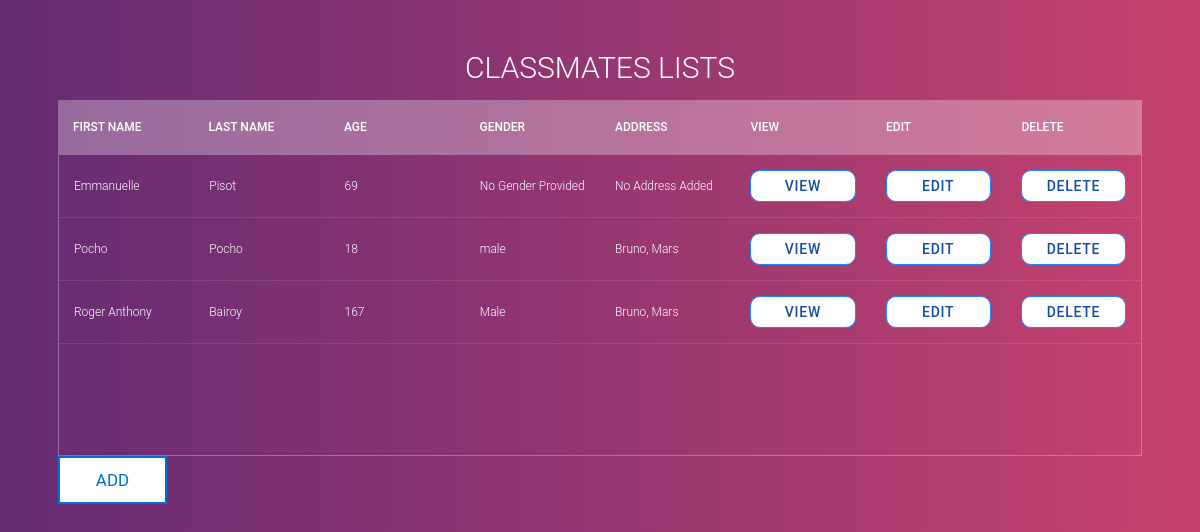
The page /classmate/ on the database its author committed.
### classmates/models.py (models this page shows, shortened)
class Classmate(models.Model):
    firstname = models.CharField(max_length=200)
    lastname = models.CharField(max_length=200)
    age = models.IntegerField()
    address = models.CharField(max_length=200, default='No Address Added')
    gender = models.CharField(max_length=200, default='No Gender Provided')

### classmates/views.py (the view)
# urls.py: path('', views.ClassmateList.as_view(), name='classmate_list'),
class ClassmateList(ListView):
    model = Classmate

### classmates/templates/classmates/classmate_list.html (shortened to what this page needs)
<section>
  <h1>Classmates Lists</h1>
  <div class="tbl-header">
    <table cellpadding="0" cellspacing="0" border="0">
      <thead>
        <tr>
          <th>First Name</th>
          <th>Last Name</th>
          <th>Age</th>
	  <th>Gender</th>
          <th>Address</th>
          <th>View</th>
          <th>Edit</th>
          <th>Delete</th>
        </tr>
      </thead>
    </table>
  </div>
  <div class="tbl-content">
    <table cellpadding="0" cellspacing="0" border="0">
      <tbody>
        {% for classmate in object_list %}
        <tr>
<td>{{ classmate.firstname }}</td>
    <td>{{ classmate.lastname }}</td>
    <td>{{ classmate.age }}</td>
    <td>{{ classmate.gender }}</td>
    <td>{{ classmate.address }}</td>
    <td><a class="btn-shine" href="{% url "classmate_view" classmate.id %}"><span>View</span></a></td>
    <td><a class="btn-shine" href="{% url "classmate_edit" classmate.id %}"><span>Edit</span></a></td>
    <td><a class="btn-shine" href="{% url "classmate_delete" classmate.id %}"><span>Delete</span></a></td>
  {% endfor %}
        </tr>
      </tbody>
    </table>
  </div>
<a class="add" href="{% url "classmate_new" %}"><span>Add</span></a>
</section>

### classmates/templates/classmates/classmate_list.html (style rules this page uses)
h1 { font-size: 30px; color: #fff; text-transform: uppercase; font-weight: 300; text-align: center; margin-bottom: 15px; }
table { width:100%; table-layout: fixed; }
.tbl-header { background-color: rgba(255,255,255,0.3); }
.tbl-content { height:300px; overflow-x:auto; margin-top: 0px; border: 1px solid rgba(255,255,255,0.3); }
th { padding: 20px 15px; text-align: left; font-weight: 500; font-size: 12px; color: #fff; text-transform: uppercase; }
td { padding: 15px; text-align: left; vertical-align:middle; font-weight: 300; font-size: 12px; color: #fff; border-bottom: solid 1px rgba(255,255,255,0.1); }
section { margin: 50px; }
.btn-shine { position: relative; margin: 0; padding: 7px 15px; outline: none; text-decoration: none; display: flex; justify-content: center; align-items: center; cursor: pointer; text-transform: uppercase; background-color: #fff; border: 1px solid rgba(22, 76, 167, 0.6); border-radius: 10px; color: #1d89ff; font-weight: 400; font-family: inherit; z-index: 0; overflow: hidden; transition: all 0.3s cubic-bezier(0.02, 0.01, 0.47, 1); }
.btn-shine span { color: #164ca7; font-size: 14px; font-weight: 500; letter-spacing: 0.7px; }
.btn-shine { border: 1px solid; overflow: hidden; position: relative; }
.btn-shine span { z-index: 20; }
.btn-shine:after { background: #38ef7d; content: ""; height: 155px; left: -75px; opacity: 0.4; position: absolute; top: -50px; transform: rotate(35deg); transition: all 550ms cubic-bezier(0.19, 1, 0.22, 1); width: 50px; z-index: -10; }
.add { height: 30px; width: 75px; background: white; -webkit-animation: jello-horizontal 0.9s both; animation: jello-horizontal 0.9s both; border: 2px solid #016DD9; outline: none; color: #016DD9; font-size: 17px; position: relative; margin: 0; padding: 7px 15px; outline: none; text-decoration: none; display: flex; justify-content: center; align-items: center; cursor: pointer; text-transform: uppercase; }

### rows shown on the page
Classmate: firstname "Emmanuelle", lastname "Pisot", age "69", gender "No Gender Provided", address "No Address Added"
Classmate: firstname "Pocho", lastname "Pocho", age "18", gender "male", address "Bruno, Mars"
Classmate: firstname "Roger Anthony", lastname "Bairoy", age "167", gender "Male", address "Bruno, Mars"
